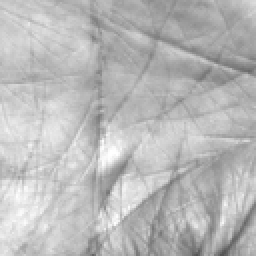
#> input picture BMP600/002_5.bmp, 128 x 128 px, found by its file name (shown 2 times larger); its folder holds 4 pictures in this run
$ python Gabor_pHash.py   (older library calls are emulated)
#> lines starting #> are read from the running program, lines starting #| are printed output that depends on the picture
### pHash_hanming.py
"""
感知哈希算法的 pHash的实现，提取图片指纹后，使用汉明距离进行图片相似性的比较
加入了余弦变换（余弦哈希感知算法）针对变形，图像角度变换的问题

有image Hash库使用
pip install imagehash
"""

import cv2
import numpy as np
import json

# 图片要被resize到什么shape
RESIZE_First = (64, 64)

RESIZE_Second = (16, 16)


def pHash_binary(img):
    """
    得到图片 二进制字符串的感知余弦哈希 PHash表示
    """
    # 调整图片为灰度图片
    img = cv2.resize(img, RESIZE_First, interpolation=cv2.INTER_CUBIC)
    if len(img.shape) == 3 and img.shape[2] == 3:
        img = cv2.cvtColor(img, cv2.COLOR_BGR2GRAY)

    # 创建二维列表
    h, w = img.shape[:2]
    vis0 = np.zeros((h, w), np.float32)
    vis0[:h, :w] = img  # 填充数据

    # 二维Dct变换
    vis1 = cv2.dct(cv2.dct(vis0))
    # cv.SaveImage('a.jpg',cv.fromarray(vis0)) #保存图片
    vis1 = cv2.resize(vis1, RESIZE_Second, interpolation=cv2.INTER_CUBIC)

    # 把二维list变成一维list
    img_list = np.reshape(vis1, (-1,)).tolist()

    # 计算均值
    avg = sum(img_list) * 1. / len(img_list)
    avg_list = ['0' if i < avg else '1' for i in img_list]

    return avg_list

def pHash_hexadeclimal(img):
    """
    得到图片 十六进制字符串的PHash表示
    """
    avg_list = pHash_binary(img)

    # 得到16进制编码的 哈希值
    return ''.join(
        ['%x' % int(''.join(avg_list[x:x + 4]), 2) for x in range(0, RESIZE_Second[0] * RESIZE_Second[1], 4)])


def str_to_bin(s):
    return ''.join([bin(ord(c)).replace('0b', '') for c in s])


# [14 lines left out: function count_hanming, not called in this run]


def similarity(hanming_distance):
    all = RESIZE_Second[0] * RESIZE_Second[1]
    return float(all - hanming_distance) / all

### Gabor_pHash.py
import numpy as np
import cv2
import sys
import pHash_hanming
import os
import pickle

sys.path.append('../')


def build_filters():
    filters = []
    ksize = 31
    for theta in np.arange(0, np.pi, np.pi / 16):
        kern = cv2.getGaborKernel((ksize, ksize), 4.0, theta, 10.0, 0.5, 0, ktype=cv2.CV_32F)
        kern /= 1.5 * kern.sum()
        filters.append(kern)
    return filters


def process(img, filters):
    accum = np.zeros_like(img)
    for kern in filters:
        fimg = cv2.filter2D(img, cv2.CV_8UC3, kern)
        np.maximum(accum, fimg, accum)
    return accum


# 不用 Gabor滤波过滤 而直接使用感知hash算法 效果要更好


def demo():
    img_fn = '../BMP600/001_1.bmp'

    img = cv2.imread(img_fn)
    if img is None:
        print('Failed to load image file:', img_fn)
        sys.exit(1)

    filters = build_filters()

    res1 = process(img, filters)
    cv2.imshow('origin', img)
    cv2.imshow('result', res1)
    cv2.waitKey(0)
    cv2.destroyAllWindows()


if __name__ == '__main__':
    # demo()
    # 读取数据
    filters = build_filters()
    image_path = '../BMP600/'
    pickle_data_path = './image_pHash'
    image_pHash = {}
    if os.path.exists(pickle_data_path):
        with open(pickle_data_path, 'rb') as f:
            image_pHash = pickle.load(f, encoding='UTF_8')
    if image_pHash is None or len(image_pHash) == 0:
        filenames = os.listdir(image_path)
        for f in filenames:
            if f[:3] not in image_pHash.keys():
                image_pHash[f[:3]] = []
            image_pHash[f[:3]].append(
                pHash_hanming.pHash_hexadeclimal(process(cv2.imread(image_path + f, cv2.IMREAD_GRAYSCALE), filters)))
#> in process, `accum = np.zeros_like(img)`: accum: shape (128, 128); every value is 0
#> the loop in process, `for kern in filters:` made 16 passes
#> pass 1, in process, `fimg = cv2.filter2D(img, cv2.CV_8UC3, kern)`:
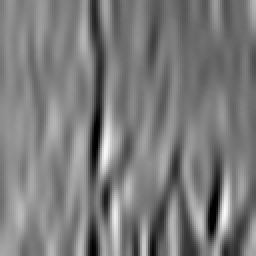
#> fimg: shape (128, 128) (shown 2 times larger); min 0, max 249, mean 123.6
#> pass 2, in process, `fimg = cv2.filter2D(img, cv2.CV_8UC3, kern)`:
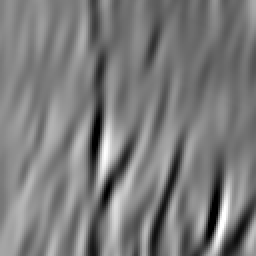
#> fimg: shape (128, 128) (shown 2 times larger); min 0, max 255, mean 123.7
#> pass 3, in process, `fimg = cv2.filter2D(img, cv2.CV_8UC3, kern)`:
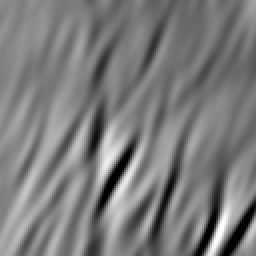
#> fimg: shape (128, 128) (shown 2 times larger); min 0, max 255, mean 123.9
#> after the loop in process, `for kern in filters:`:
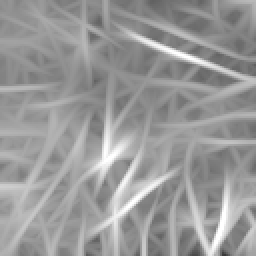
#> accum: shape (128, 128) (shown 2 times larger); min 57, max 255, mean 152.9
#> in process, img is the input picture: shape (128, 128); min 84, max 255, mean 185.3
#> in pHash_binary, `img = cv2.resize(img, RESIZE_First, interpolation=cv2.INTER_CUBIC)`:
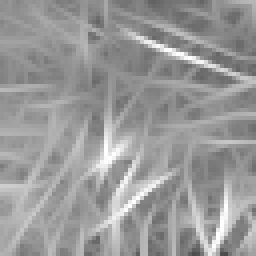
#> img: shape (64, 64) (shown 4 times larger); min 75, max 255, mean 152.9
#> in pHash_binary, `vis0 = np.zeros((h, w), np.float32)`: vis0: shape (64, 64) float32; every value is 0
#> in pHash_binary, `vis1 = cv2.dct(cv2.dct(vis0))`:
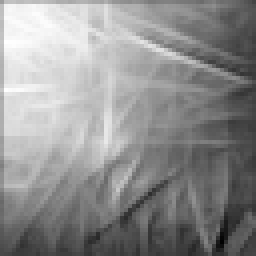
#> vis1: shape (64, 64) float32 (shown 4 times larger); min -109.2, max 307.9, mean 125.7; drawn with min black and max white
#> in pHash_binary, `img_list = np.reshape(vis1, (-1,)).tolist()`: img_list = 256 values, max 311.5 at index 32, min -54.76 at index 253, mean 128.2
#> in pHash_binary, `avg = sum(img_list) * 1. / len(img_list)`: avg = 128.2
#> in pHash_binary, `avg_list = ['0' if i < avg else '1' for i in img_list]`: avg_list = 256 items, first 6: '1', '1', '1', '1', '1', '1'
#> pass 2 of the loop `for f in filenames:`:
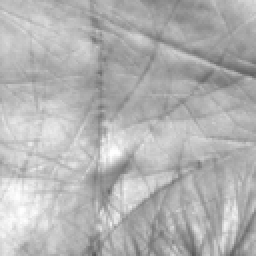
#> input picture BMP600/002_6.bmp, 128 x 128 px, found by its file name (shown 2 times larger)
#> after the loop in process (call 2), `for kern in filters:`:
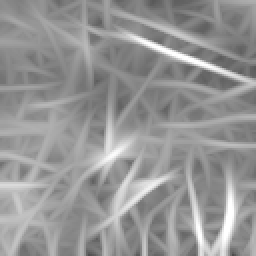
#> accum: shape (128, 128) (shown 2 times larger); min 76, max 255, mean 149.3
#> in process, img is the input picture: shape (128, 128); min 88, max 255, mean 178.8
#> img: shape (64, 64)
#> in pHash_binary (call 2), `vis1 = cv2.dct(cv2.dct(vis0))`:
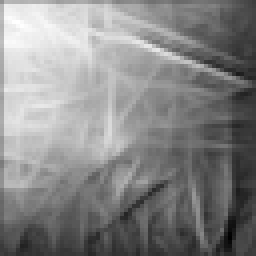
#> vis1: shape (64, 64) float32 (shown 4 times larger); min -87.5, max 311.3, mean 123.2; drawn with min black and max white
#> img_list = 256 values, max 309.2 at index 32, min -69.68 at index 238, mean 125.7
#> avg = 125.7
#> pass 3 of the loop `for f in filenames:`:
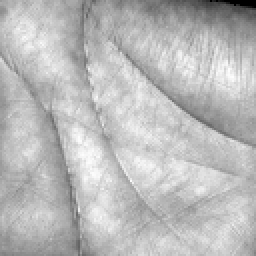
#> input picture BMP600/005_1.bmp, 128 x 128 px, found by its file name (shown 2 times larger)
#> after the loop in process (call 3), `for kern in filters:`:
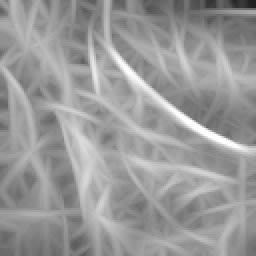
#> accum: shape (128, 128) (shown 2 times larger); min 31, max 255, mean 153.2
#> in process, img is the input picture: shape (128, 128); min 0, max 253, mean 186.2
#> img: shape (64, 64)
#> in pHash_binary (call 3), `vis1 = cv2.dct(cv2.dct(vis0))`:
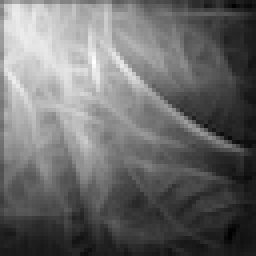
#> vis1: shape (64, 64) float32 (shown 4 times larger); min -43.72, max 352.1, mean 123.1; drawn with min black and max white
#> img_list = 256 values, max 321.2 at index 33, min -43.79 at index 238, mean 123.9
#> avg = 123.9
#> the loop made 4 passes; the first 3 are shown
        with open(pickle_data_path, 'wb') as f:
            pickle.dump(image_pHash, f)

    # 处理数据 计算 相似度
    print('图片001_1.bmp 与图片001_*.bmp 的相似度：')
#> (the run stopped early here; a loop or call above may not have finished)
